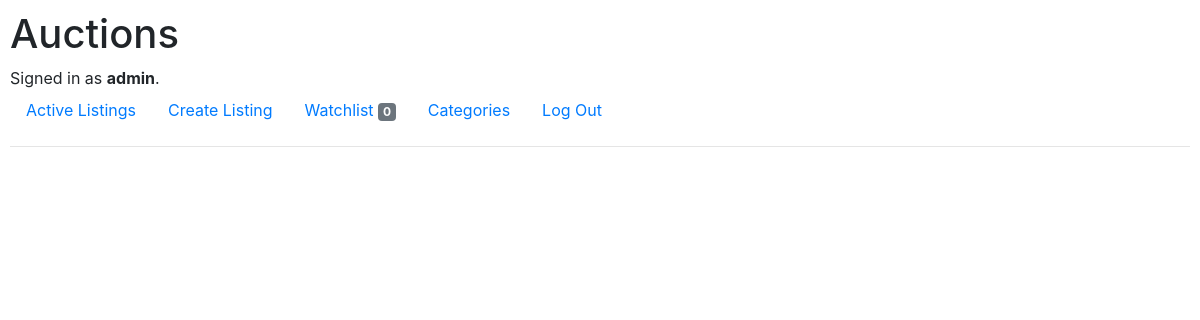
The app's page /categories (signed in), older data.
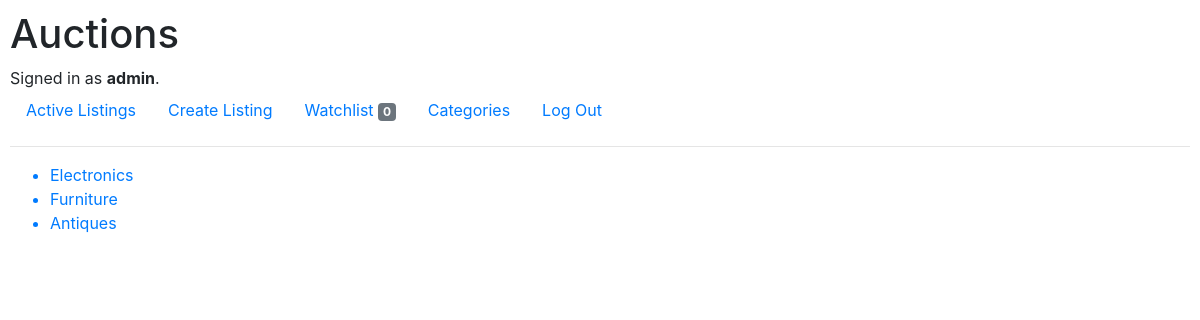
The same page, newer data.
### auctions/models.py (models this page shows, shortened)
class User(AbstractUser):
    pass

class Category(models.Model):
    name = models.CharField(max_length=50, unique=True)

### auctions/views.py (the view)
# urls.py: path("categories", views.categories, name='categories'),
def categories(request):
    categories = Category.objects.all()
    watchlist_items = request.user.watchlist_set.all()
    return render(request, "auctions/categories.html",{
        "categories":categories,
        "count": len(watchlist_items)
    })

### auctions/templates/auctions/categories.html
{% extends "auctions/layout.html" %}
{% block body %}
    <ul>
        {% for category in categories %}
            <a href="{% url 'category' category.name %}"><li>{{category.name}}</li></a>
        {% endfor %}
    </ul>
{% endblock %}

### auctions/templates/auctions/layout.html (shortened to what this page needs)
{% load static %}
<!DOCTYPE html>
<html lang="en">
    <head>
        <link rel="stylesheet" href="https://stackpath.bootstrapcdn.com/bootstrap/4.4.1/css/bootstrap.min.css">
        <link href="{% static 'auctions/styles.css' %}" rel="stylesheet">
    </head>
    <body>
        <h1>Auctions</h1>
        <div>
            {% if user.is_authenticated %}
                Signed in as <strong>{{ user.username }}</strong>.
            {% else %}
                Not signed in.
            {% endif %}
        </div>
        <ul class="nav">
            <li class="nav-item">
                <a class="nav-link" href="{% url 'index' %}">Active Listings</a>
            </li>
            {% if user.is_authenticated %}
                <li class="nav-item">
                    <a class="nav-link" href="{% url 'create_listing' %}">Create Listing</a>
                </li>
                <li class="nav-item">
                    <a class="nav-link" href="{% url 'watchlist' %}">Watchlist
                        <span class="badge badge-secondary">{{count}}</span>
                    </a>
                </li>
                <li class="nav-item">
                    <a class="nav-link" href="{% url 'categories' %}" >Categories</a>
                </li>
                <li class="nav-item">
                    <a class="nav-link" href="{% url 'logout' %}">Log Out</a>
                </li>
            {% endif %}
        </ul>
        <hr>
        {% block body %}
        {% endblock %}
    </body>
</html>

### auctions/static/auctions/styles.css (style rules this page uses)
body { padding: 10px; }

Row changes from the older to the newer data that the page shows:
added Category: name "Electronics"
added Category: name "Furniture"
added Category: name "Antiques"
